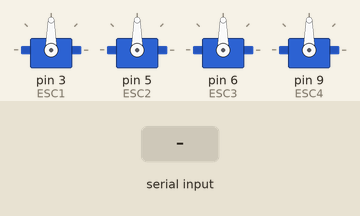
Recording of a sketch running on a simulated Arduino Uno, built with avr-gcc and run on an emulated ATmega328P. Parts: 4 × servo. Inputs (shaded band) come from the test bench.

Above: at 1.2 s.
1.3 s: "30,150\n" received over the second serial link
At 1.8 s:
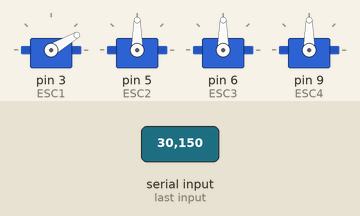
2.8 s: "5\n" received over the second serial link
At 4.0 s:
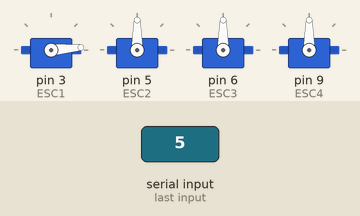
4.3 s: "200\n" received over the second serial link
At 5.3 s:
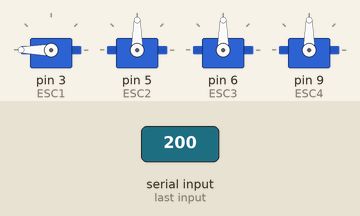
5.8 s: "90,45\n" received over the second serial link
At 6.4 s:
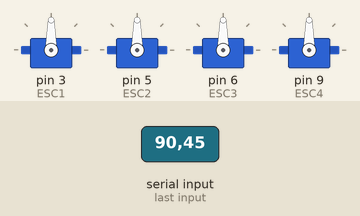
Timing chart, 0 to 8.3 s (numbered marks = the images above; inputs shaded):
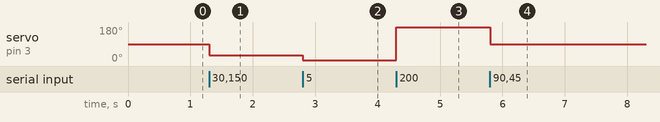

Measured:
- after the input at 1.3 s, servo on pin 3 (ESC1): 90° → 30° at once
- after the input at 2.8 s, servo on pin 3 (ESC1): 30° → 5° at once
- after the input at 4.3 s, servo on pin 3 (ESC1): 5° → 180° at once
- after the input at 5.8 s, servo on pin 3 (ESC1): 180° → 90° at once

The sketch:

Reciever.ino
```cpp
#include <Servo.h>
#include <SoftwareSerial.h>

SoftwareSerial BTserial(13, 12); // TX, RX

Servo ESC1;
Servo ESC2;
Servo ESC3;
Servo ESC4;

bool esc1dir = false;
bool esc2dir = true;
bool esc3dir = false;
bool esc4dir = true;

int directions[4]; //altitude, roll, gas, turn

int motorThrottle[4]; //esc1 ...

void setThrottle(){

}


void setup() {
  Serial.begin(9600);
  BTserial.begin(9600);
  ESC1.attach(3,1000,2000);
  ESC2.attach(5,1000,2000);
  ESC3.attach(6,1000,2000);
  ESC4.attach(9,1000,2000);

  directions[0] = 90;
  directions[1] = 90;
  directions[2] = 90;
  directions[3] = 90;
}

void loop() {
  // Wait for data to be available on the Bluetooth serial port
  if (BTserial.available()) {
    // Read the data from the serial monitor and send it to the Bluetooth serial port
    String inputString = BTserial.readStringUntil('\n');
    // Serial.println("Recieving: " + inputString);

    //parse for directions
    String delimiter = ";";
    int i = 0;

    // Split the input string into tokens using ";" as the delimiter
    int pos = 0;
    String token;
    while ((pos = inputString.indexOf(delimiter)) != -1 && i < 4) {
      // Extract the token from the input string and remove it from the string
      token = inputString.substring(0, pos);
      inputString.remove(0, pos + delimiter.length());

      // Convert the token to an integer and store it in the values array
      directions[i] = token.toInt();
      i++;
    }

    // Parse the last token (after the last delimiter)
    if (i < 4) {
      directions[i] = inputString.toInt();
    }

    // Print the parsed integers
    // for (i = 0; i < 4; i++) {
    //   Serial.print("Value ");
    //   Serial.print(i);
    //   Serial.print(": ");
    //   Serial.println(directions[i]);
    // }

    //test: set

  }
  ESC1.write(directions[0]);
  ESC2.write(directions[1]);
  ESC3.write(directions[2]);
  ESC4.write(directions[3]);
}
```
